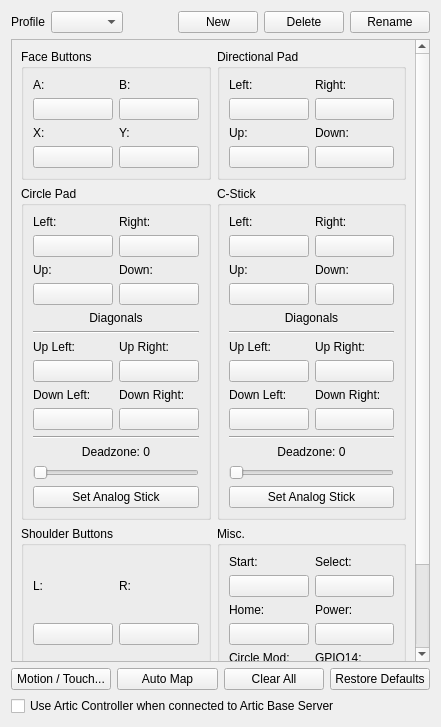
<?xml version="1.0" encoding="UTF-8"?>
<ui version="4.0">
 <class>ConfigureInput</class>
 <widget class="QWidget" name="ConfigureInput">
  <property name="geometry">
   <rect>
    <x>0</x>
    <y>0</y>
    <width>441</width>
    <height>727</height>
   </rect>
  </property>
  <property name="windowTitle">
   <string>ConfigureInput</string>
  </property>
  <layout class="QVBoxLayout" name="rootLayout">
   <item>
    <layout class="QHBoxLayout" name="horizontalLayout_3">
     <item>
      <widget class="QLabel" name="label_5">
       <property name="text">
        <string>Profile</string>
       </property>
      </widget>
     </item>
     <item>
      <widget class="QComboBox" name="profile"/>
     </item>
     <item>
      <spacer name="horizontalSpacer_2">
       <property name="orientation">
        <enum>Qt::Horizontal</enum>
       </property>
       <property name="sizeHint" stdset="0">
        <size>
         <width>40</width>
         <height>20</height>
        </size>
       </property>
      </spacer>
     </item>
     <item>
      <widget class="QPushButton" name="buttonNew">
       <property name="text">
        <string>New</string>
       </property>
      </widget>
     </item>
     <item>
      <widget class="QPushButton" name="buttonDelete">
       <property name="text">
        <string>Delete</string>
       </property>
      </widget>
     </item>
     <item>
      <widget class="QPushButton" name="buttonRename">
       <property name="text">
        <string>Rename</string>
       </property>
      </widget>
     </item>
    </layout>
   </item>
   <item>
    <widget class="QScrollArea" name="scrollArea">
     <property name="widgetResizable">
      <bool>true</bool>
     </property>
     <widget class="QWidget" name="scrollAreaContents">
      <property name="geometry">
       <rect>
        <x>0</x>
        <y>0</y>
        <width>404</width>
        <height>731</height>
       </rect>
      </property>
      <layout class="QVBoxLayout" name="verticalLayout_5">
       <item>
        <layout class="QGridLayout" name="gridLayout_7">
         <item row="2" column="0">
          <widget class="QGroupBox" name="faceButtons_3">
           <property name="title">
            <string>Shoulder Buttons</string>
           </property>
           <property name="flat">
            <bool>false</bool>
           </property>
           <property name="checkable">
            <bool>false</bool>
           </property>
           <layout class="QGridLayout" name="gridLayout_3">
            <item row="1" column="1">
             <layout class="QVBoxLayout" name="verticalLayout_16">
              <item>
               <widget class="QLabel" name="label_18">
                <property name="text">
                 <string>ZR:</string>
                </property>
               </widget>
              </item>
              <item>
               <widget class="QPushButton" name="buttonZR">
                <property name="text">
                 <string/>
                </property>
               </widget>
              </item>
             </layout>
            </item>
            <item row="0" column="0">
             <layout class="QVBoxLayout" name="verticalLayout_13">
              <item>
               <widget class="QLabel" name="label_17">
                <property name="text">
                 <string>L:</string>
                </property>
               </widget>
              </item>
              <item>
               <widget class="QPushButton" name="buttonL">
                <property name="text">
                 <string/>
                </property>
               </widget>
              </item>
             </layout>
            </item>
            <item row="1" column="0">
             <layout class="QVBoxLayout" name="verticalLayout_15">
              <item>
               <widget class="QLabel" name="label_20">
                <property name="text">
                 <string>ZL:</string>
                </property>
               </widget>
              </item>
              <item>
               <widget class="QPushButton" name="buttonZL">
                <property name="text">
                 <string/>
                </property>
               </widget>
              </item>
             </layout>
            </item>
            <item row="0" column="1">
             <layout class="QVBoxLayout" name="verticalLayout_14">
              <item>
               <widget class="QLabel" name="label_19">
                <property name="text">
                 <string>R:</string>
                </property>
               </widget>
              </item>
              <item>
               <widget class="QPushButton" name="buttonR">
                <property name="text">
                 <string/>
                </property>
               </widget>
              </item>
             </layout>
            </item>
           </layout>
          </widget>
         </item>
         <item row="0" column="0">
          <widget class="QGroupBox" name="faceButtons">
           <property name="title">
            <string>Face Buttons</string>
           </property>
           <property name="flat">
            <bool>false</bool>
           </property>
           <property name="checkable">
            <bool>false</bool>
           </property>
           <layout class="QGridLayout" name="gridLayout">
            <item row="1" column="1">
             <layout class="QVBoxLayout" name="verticalLayout_4">
              <item>
               <widget class="QLabel" name="label_4">
                <property name="text">
                 <string>Y:</string>
                </property>
               </widget>
              </item>
              <item>
               <widget class="QPushButton" name="buttonY">
                <property name="text">
                 <string/>
                </property>
               </widget>
              </item>
             </layout>
            </item>
            <item row="1" column="0">
             <layout class="QVBoxLayout" name="verticalLayout_3">
              <item>
               <widget class="QLabel" name="label_3">
                <property name="text">
                 <string>X:</string>
                </property>
               </widget>
              </item>
              <item>
               <widget class="QPushButton" name="buttonX">
                <property name="text">
                 <string/>
                </property>
               </widget>
              </item>
             </layout>
            </item>
            <item row="0" column="1">
             <layout class="QVBoxLayout" name="verticalLayout_2">
              <item>
               <widget class="QLabel" name="label_2">
                <property name="text">
                 <string>B:</string>
                </property>
               </widget>
              </item>
              <item>
               <widget class="QPushButton" name="buttonB">
                <property name="text">
                 <string/>
                </property>
               </widget>
              </item>
             </layout>
            </item>
            <item row="0" column="0">
             <layout class="QVBoxLayout" name="verticalLayout">
              <item>
               <widget class="QLabel" name="label">
                <property name="text">
                 <string>A:</string>
                </property>
               </widget>
              </item>
              <item>
               <widget class="QPushButton" name="buttonA">
                <property name="text">
                 <string/>
                </property>
               </widget>
              </item>
             </layout>
            </item>
           </layout>
          </widget>
         </item>
         <item row="0" column="1">
          <widget class="QGroupBox" name="faceButtons_2">
           <property name="title">
            <string>Directional Pad</string>
           </property>
           <property name="flat">
            <bool>false</bool>
           </property>
           <property name="checkable">
            <bool>false</bool>
           </property>
           <layout class="QGridLayout" name="gridLayout_2">
            <item row="1" column="0">
             <layout class="QVBoxLayout" name="verticalLayout_12">
              <item>
               <widget class="QLabel" name="label_34">
                <property name="text">
                 <string>Up:</string>
                </property>
               </widget>
              </item>
              <item>
               <widget class="QPushButton" name="buttonDpadUp">
                <property name="text">
                 <string/>
                </property>
               </widget>
              </item>
             </layout>
            </item>
            <item row="1" column="1">
             <layout class="QVBoxLayout" name="verticalLayout_9">
              <item>
               <widget class="QLabel" name="label_35">
                <property name="text">
                 <string>Down:</string>
                </property>
               </widget>
              </item>
              <item>
               <widget class="QPushButton" name="buttonDpadDown">
                <property name="text">
                 <string/>
                </property>
               </widget>
              </item>
             </layout>
            </item>
            <item row="0" column="0">
             <layout class="QVBoxLayout" name="verticalLayout_10">
              <item>
               <widget class="QLabel" name="label_32">
                <property name="text">
                 <string>Left:</string>
                </property>
               </widget>
              </item>
              <item>
               <widget class="QPushButton" name="buttonDpadLeft">
                <property name="text">
                 <string/>
                </property>
               </widget>
              </item>
             </layout>
            </item>
            <item row="0" column="1">
             <layout class="QVBoxLayout" name="verticalLayout_11">
              <item>
               <widget class="QLabel" name="label_33">
                <property name="text">
                 <string>Right:</string>
                </property>
               </widget>
              </item>
              <item>
               <widget class="QPushButton" name="buttonDpadRight">
                <property name="text">
                 <string/>
                </property>
               </widget>
              </item>
             </layout>
            </item>
           </layout>
          </widget>
         </item>
         <item row="2" column="1">
          <widget class="QGroupBox" name="faceButtons_6">
           <property name="title">
            <string>Misc.</string>
           </property>
           <property name="flat">
            <bool>false</bool>
           </property>
           <property name="checkable">
            <bool>false</bool>
           </property>
           <layout class="QGridLayout" name="gridLayout_6">
            <item row="0" column="0">
             <layout class="QVBoxLayout" name="verticalLayout_25">
              <item>
               <widget class="QLabel" name="label_29">
                <property name="text">
                 <string>Start:</string>
                </property>
               </widget>
              </item>
              <item>
               <widget class="QPushButton" name="buttonStart">
                <property name="text">
                 <string/>
                </property>
               </widget>
              </item>
             </layout>
            </item>
            <item row="0" column="1">
             <layout class="QVBoxLayout" name="verticalLayout_26">
              <item>
               <widget class="QLabel" name="label_30">
                <property name="text">
                 <string>Select:</string>
                </property>
               </widget>
              </item>
              <item>
               <widget class="QPushButton" name="buttonSelect">
                <property name="text">
                 <string/>
                </property>
               </widget>
              </item>
             </layout>
            </item>
            <item row="1" column="0">
             <layout class="QVBoxLayout" name="verticalLayout_27">
              <item>
               <widget class="QLabel" name="label_31">
                <property name="text">
                 <string>Home:</string>
                </property>
               </widget>
              </item>
              <item>
               <widget class="QPushButton" name="buttonHome">
                <property name="text">
                 <string/>
                </property>
               </widget>
              </item>
             </layout>
            </item>
            <item row="1" column="1">
             <layout class="QVBoxLayout" name="verticalLayout_34">
              <item>
               <widget class="QLabel" name="label_37">
                <property name="text">
                 <string>Power:</string>
                </property>
               </widget>
              </item>
              <item>
               <widget class="QPushButton" name="buttonPower">
                <property name="text">
                 <string/>
                </property>
               </widget>
              </item>
             </layout>
            </item>
            <item row="2" column="0">
             <layout class="QVBoxLayout" name="verticalLayout_28">
              <item>
               <widget class="QLabel" name="label_36">
                <property name="text">
                 <string>Circle Mod:</string>
                </property>
               </widget>
              </item>
              <item>
               <widget class="QPushButton" name="buttonCircleMod">
                <property name="text">
                 <string/>
                </property>
               </widget>
              </item>
             </layout>
            </item>
            <item row="2" column="1">
             <layout class="QVBoxLayout" name="verticalLayout_33">
              <item>
               <widget class="QLabel" name="label_41">
                <property name="text">
                 <string>GPIO14:</string>
                </property>
               </widget>
              </item>
              <item>
               <widget class="QPushButton" name="buttonGpio14">
                <property name="text">
                 <string/>
                </property>
               </widget>
              </item>
             </layout>
            </item>
            <item row="3" column="0">
             <layout class="QVBoxLayout" name="verticalLayout_32">
              <item>
               <widget class="QLabel" name="label_40">
                <property name="text">
                 <string>Debug:</string>
                </property>
               </widget>
              </item>
              <item>
               <widget class="QPushButton" name="buttonDebug">
                <property name="text">
                 <string/>
                </property>
               </widget>
              </item>
             </layout>
            </item>
           </layout>
          </widget>
         </item>
         <item row="1" column="0">
          <widget class="QGroupBox" name="faceButtons_4">
           <property name="title">
            <string>Circle Pad</string>
           </property>
           <property name="flat">
            <bool>false</bool>
           </property>
           <property name="checkable">
            <bool>false</bool>
           </property>
           <layout class="QGridLayout" name="gridLayout_4">
            <item row="11" column="2">
             <widget class="QPushButton" name="buttonCircleUpRight">
              <property name="text">
               <string/>
              </property>
             </widget>
            </item>
            <item row="10" column="1" rowspan="2">
             <layout class="QVBoxLayout" name="verticalLayout_7">
              <item>
               <widget class="QLabel" name="label_6">
                <property name="text">
                 <string>Up Left:</string>
                </property>
               </widget>
              </item>
              <item>
               <widget class="QPushButton" name="buttonCircleUpLeft">
                <property name="toolTip">
                 <string/>
                </property>
                <property name="text">
                 <string/>
                </property>
               </widget>
              </item>
             </layout>
            </item>
            <item row="0" column="1">
             <layout class="QVBoxLayout" name="verticalLayout_17">
              <item>
               <widget class="QLabel" name="label_21">
                <property name="text">
                 <string>Left:</string>
                </property>
               </widget>
              </item>
              <item>
               <widget class="QPushButton" name="buttonCircleLeft">
                <property name="text">
                 <string/>
                </property>
               </widget>
              </item>
             </layout>
            </item>
            <item row="1" column="2">
             <layout class="QVBoxLayout" name="verticalLayout_20">
              <item>
               <widget class="QLabel" name="label_22">
                <property name="text">
                 <string>Down:</string>
                </property>
               </widget>
              </item>
              <item>
               <widget class="QPushButton" name="buttonCircleDown">
                <property name="text">
                 <string/>
                </property>
               </widget>
              </item>
             </layout>
            </item>
            <item row="1" column="1">
             <layout class="QVBoxLayout" name="verticalLayout_19">
              <item>
               <widget class="QLabel" name="label_24">
                <property name="text">
                 <string>Up:</string>
                </property>
               </widget>
              </item>
              <item>
               <widget class="QPushButton" name="buttonCircleUp">
                <property name="text">
                 <string/>
                </property>
               </widget>
              </item>
             </layout>
            </item>
            <item row="20" column="1" colspan="2">
             <layout class="QVBoxLayout" name="sliderCirclePadDeadzoneAndModifierVerticalLayout">
              <item>
               <layout class="QHBoxLayout" name="sliderCirclePadDeadzoneAndModifierHorizontalLayout">
                <property name="sizeConstraint">
                 <enum>QLayout::SetDefaultConstraint</enum>
                </property>
                <item>
                 <widget class="QLabel" name="labelCirclePadDeadzoneAndModifier">
                  <property name="text">
                   <string>Deadzone: 0</string>
                  </property>
                  <property name="alignment">
                   <set>Qt::AlignHCenter</set>
                  </property>
                 </widget>
                </item>
               </layout>
              </item>
              <item>
               <widget class="QSlider" name="sliderCirclePadDeadzoneAndModifier">
                <property name="orientation">
                 <enum>Qt::Horizontal</enum>
                </property>
               </widget>
              </item>
              <item>
               <widget class="QPushButton" name="buttonCircleAnalog">
                <property name="text">
                 <string>Set Analog Stick</string>
                </property>
               </widget>
              </item>
             </layout>
            </item>
            <item row="0" column="2">
             <layout class="QVBoxLayout" name="verticalLayout_18">
              <item>
               <widget class="QLabel" name="label_23">
                <property name="text">
                 <string>Right:</string>
                </property>
               </widget>
              </item>
              <item>
               <widget class="QPushButton" name="buttonCircleRight">
                <property name="text">
                 <string/>
                </property>
               </widget>
              </item>
             </layout>
            </item>
            <item row="10" column="2">
             <layout class="QVBoxLayout" name="verticalLayout_8">
              <item>
               <widget class="QLabel" name="label_7">
                <property name="text">
                 <string>Up Right:</string>
                </property>
               </widget>
              </item>
             </layout>
            </item>
            <item row="4" column="1" colspan="2">
             <layout class="QVBoxLayout" name="verticalLayout_38">
              <property name="sizeConstraint">
               <enum>QLayout::SetDefaultConstraint</enum>
              </property>
              <item>
               <widget class="QLabel" name="label_14">
                <property name="toolTip">
                 <string>&lt;html&gt;&lt;head/&gt;&lt;body&gt;&lt;p&gt;Set a static analog direction as a input. Not reccomended to use actual controller anolog sticks on these presets but they do work.&lt;/p&gt;&lt;/body&gt;&lt;/html&gt;</string>
                </property>
                <property name="layoutDirection">
                 <enum>Qt::LeftToRight</enum>
                </property>
                <property name="text">
                 <string>Diagonals</string>
                </property>
                <property name="alignment">
                 <set>Qt::AlignCenter</set>
                </property>
               </widget>
              </item>
              <item>
               <widget class="Line" name="line">
                <property name="orientation">
                 <enum>Qt::Horizontal</enum>
                </property>
               </widget>
              </item>
             </layout>
            </item>
            <item row="12" column="2">
             <layout class="QVBoxLayout" name="verticalLayout_30">
              <item>
               <widget class="QLabel" name="label_9">
                <property name="text">
                 <string>Down Right:</string>
                </property>
               </widget>
              </item>
              <item>
               <widget class="QPushButton" name="buttonCircleDownRight">
                <property name="text">
                 <string/>
                </property>
               </widget>
              </item>
             </layout>
            </item>
            <item row="12" column="1">
             <layout class="QVBoxLayout" name="verticalLayout_29">
              <item>
               <widget class="QLabel" name="label_8">
                <property name="text">
                 <string>Down Left:</string>
                </property>
               </widget>
              </item>
              <item>
               <widget class="QPushButton" name="buttonCircleDownLeft">
                <property name="text">
                 <string/>
                </property>
               </widget>
              </item>
             </layout>
            </item>
            <item row="14" column="1" colspan="2">
             <widget class="Line" name="line_3">
              <property name="orientation">
               <enum>Qt::Horizontal</enum>
              </property>
             </widget>
            </item>
           </layout>
          </widget>
         </item>
         <item row="1" column="1">
          <widget class="QGroupBox" name="faceButtons_5">
           <property name="title">
            <string>C-Stick</string>
           </property>
           <property name="flat">
            <bool>false</bool>
           </property>
           <property name="checkable">
            <bool>false</bool>
           </property>
           <layout class="QGridLayout" name="gridLayout_5">
            <item row="1" column="1">
             <layout class="QVBoxLayout" name="verticalLayout_24">
              <item>
               <widget class="QLabel" name="label_26">
                <property name="text">
                 <string>Down:</string>
                </property>
               </widget>
              </item>
              <item>
               <widget class="QPushButton" name="buttonCStickDown">
                <property name="text">
                 <string/>
                </property>
               </widget>
              </item>
             </layout>
            </item>
            <item row="0" column="1">
             <layout class="QVBoxLayout" name="verticalLayout_22">
              <item>
               <widget class="QLabel" name="label_27">
                <property name="text">
                 <string>Right:</string>
                </property>
               </widget>
              </item>
              <item>
               <widget class="QPushButton" name="buttonCStickRight">
                <property name="text">
                 <string/>
                </property>
               </widget>
              </item>
             </layout>
            </item>
            <item row="1" column="0">
             <layout class="QVBoxLayout" name="verticalLayout_23">
              <item>
               <widget class="QLabel" name="label_28">
                <property name="text">
                 <string>Up:</string>
                </property>
               </widget>
              </item>
              <item>
               <widget class="QPushButton" name="buttonCStickUp">
                <property name="text">
                 <string/>
                </property>
               </widget>
              </item>
             </layout>
            </item>
            <item row="0" column="0">
             <layout class="QVBoxLayout" name="verticalLayout_21">
              <item>
               <widget class="QLabel" name="label_25">
                <property name="text">
                 <string>Left:</string>
                </property>
               </widget>
              </item>
              <item>
               <widget class="QPushButton" name="buttonCStickLeft">
                <property name="text">
                 <string/>
                </property>
               </widget>
              </item>
             </layout>
            </item>
            <item row="5" column="1">
             <layout class="QVBoxLayout" name="verticalLayout_35">
              <item>
               <widget class="QLabel" name="label_11">
                <property name="text">
                 <string>Up Right:</string>
                </property>
               </widget>
              </item>
              <item>
               <widget class="QPushButton" name="buttonCStickUpRight">
                <property name="text">
                 <string/>
                </property>
               </widget>
              </item>
             </layout>
            </item>
            <item row="6" column="0">
             <layout class="QVBoxLayout" name="verticalLayout_36">
              <item>
               <widget class="QLabel" name="label_12">
                <property name="text">
                 <string>Down Left:</string>
                </property>
               </widget>
              </item>
              <item>
               <widget class="QPushButton" name="buttonCStickDownLeft">
                <property name="text">
                 <string/>
                </property>
               </widget>
              </item>
             </layout>
            </item>
            <item row="6" column="1">
             <layout class="QVBoxLayout" name="verticalLayout_37">
              <item>
               <widget class="QLabel" name="label_13">
                <property name="text">
                 <string>Down Right:</string>
                </property>
               </widget>
              </item>
              <item>
               <widget class="QPushButton" name="buttonCStickDownRight">
                <property name="text">
                 <string/>
                </property>
               </widget>
              </item>
             </layout>
            </item>
            <item row="5" column="0">
             <layout class="QVBoxLayout" name="verticalLayout_31">
              <item>
               <widget class="QLabel" name="label_10">
                <property name="text">
                 <string>Up Left:</string>
                </property>
               </widget>
              </item>
              <item>
               <widget class="QPushButton" name="buttonCStickUpLeft">
                <property name="text">
                 <string/>
                </property>
               </widget>
              </item>
             </layout>
            </item>
            <item row="4" column="0" colspan="2">
             <layout class="QVBoxLayout" name="verticalLayout_39">
              <item>
               <widget class="QLabel" name="label_15">
                <property name="toolTip">
                 <string>&lt;html&gt;&lt;head/&gt;&lt;body&gt;&lt;p&gt;Set a static analog direction as a input. Not reccomended to use actual controller anolog sticks on these presets but they do work.&lt;/p&gt;&lt;/body&gt;&lt;/html&gt;</string>
                </property>
                <property name="text">
                 <string>Diagonals</string>
                </property>
                <property name="alignment">
                 <set>Qt::AlignCenter</set>
                </property>
               </widget>
              </item>
              <item>
               <widget class="Line" name="line_2">
                <property name="orientation">
                 <enum>Qt::Horizontal</enum>
                </property>
               </widget>
              </item>
             </layout>
            </item>
            <item row="9" column="0" colspan="2">
             <layout class="QVBoxLayout" name="sliderCStickDeadzoneAndModifierVerticalLayout">
              <property name="sizeConstraint">
               <enum>QLayout::SetDefaultConstraint</enum>
              </property>
              <item>
               <layout class="QHBoxLayout" name="sliderCStickDeadzoneAndModifierHorizontalLayout">
                <item>
                 <widget class="QLabel" name="labelCStickDeadzoneAndModifier">
                  <property name="text">
                   <string>Deadzone: 0</string>
                  </property>
                  <property name="alignment">
                   <set>Qt::AlignHCenter</set>
                  </property>
                 </widget>
                </item>
               </layout>
              </item>
              <item>
               <widget class="QSlider" name="sliderCStickDeadzoneAndModifier">
                <property name="orientation">
                 <enum>Qt::Horizontal</enum>
                </property>
               </widget>
              </item>
              <item>
               <widget class="QPushButton" name="buttonCStickAnalog">
                <property name="text">
                 <string>Set Analog Stick</string>
                </property>
               </widget>
              </item>
             </layout>
            </item>
            <item row="7" column="0" colspan="2">
             <widget class="Line" name="line_4">
              <property name="orientation">
               <enum>Qt::Horizontal</enum>
              </property>
             </widget>
            </item>
           </layout>
          </widget>
         </item>
        </layout>
       </item>
      </layout>
     </widget>
    </widget>
   </item>
   <item>
    <layout class="QVBoxLayout" name="verticalLayout_6">
     <item>
      <layout class="QHBoxLayout" name="horizontalLayout">
       <item>
        <widget class="QPushButton" name="buttonMotionTouch">
         <property name="sizePolicy">
          <sizepolicy hsizetype="Minimum" vsizetype="Fixed">
           <horstretch>0</horstretch>
           <verstretch>0</verstretch>
          </sizepolicy>
         </property>
         <property name="sizeIncrement">
          <size>
           <width>0</width>
           <height>0</height>
          </size>
         </property>
         <property name="baseSize">
          <size>
           <width>0</width>
           <height>0</height>
          </size>
         </property>
         <property name="layoutDirection">
          <enum>Qt::LeftToRight</enum>
         </property>
         <property name="text">
          <string>Motion / Touch...</string>
         </property>
        </widget>
       </item>
       <item>
        <widget class="QPushButton" name="buttonAutoMap">
         <property name="sizePolicy">
          <sizepolicy hsizetype="Minimum" vsizetype="Fixed">
           <horstretch>0</horstretch>
           <verstretch>0</verstretch>
          </sizepolicy>
         </property>
         <property name="sizeIncrement">
          <size>
           <width>0</width>
           <height>0</height>
          </size>
         </property>
         <property name="baseSize">
          <size>
           <width>0</width>
           <height>0</height>
          </size>
         </property>
         <property name="layoutDirection">
          <enum>Qt::LeftToRight</enum>
         </property>
         <property name="text">
          <string>Auto Map</string>
         </property>
        </widget>
       </item>
       <item>
        <widget class="QPushButton" name="buttonClearAll">
         <property name="sizePolicy">
          <sizepolicy hsizetype="Minimum" vsizetype="Fixed">
           <horstretch>0</horstretch>
           <verstretch>0</verstretch>
          </sizepolicy>
         </property>
         <property name="sizeIncrement">
          <size>
           <width>0</width>
           <height>0</height>
          </size>
         </property>
         <property name="baseSize">
          <size>
           <width>0</width>
           <height>0</height>
          </size>
         </property>
         <property name="layoutDirection">
          <enum>Qt::LeftToRight</enum>
         </property>
         <property name="text">
          <string>Clear All</string>
         </property>
        </widget>
       </item>
       <item>
        <widget class="QPushButton" name="buttonRestoreDefaults">
         <property name="sizePolicy">
          <sizepolicy hsizetype="Minimum" vsizetype="Fixed">
           <horstretch>0</horstretch>
           <verstretch>0</verstretch>
          </sizepolicy>
         </property>
         <property name="sizeIncrement">
          <size>
           <width>0</width>
           <height>0</height>
          </size>
         </property>
         <property name="baseSize">
          <size>
           <width>0</width>
           <height>0</height>
          </size>
         </property>
         <property name="layoutDirection">
          <enum>Qt::LeftToRight</enum>
         </property>
         <property name="text">
          <string>Restore Defaults</string>
         </property>
        </widget>
       </item>
      </layout>
     </item>
     <item>
      <widget class="QCheckBox" name="use_artic_controller">
       <property name="toolTip">
        <string>&lt;html&gt;&lt;head/&gt;&lt;body&gt;&lt;p&gt;Use the controls provided by Artic Base Server when connected to it instead of the configured input device.&lt;/p&gt;&lt;/body&gt;&lt;/html&gt;</string>
       </property>
       <property name="text">
        <string>Use Artic Controller when connected to Artic Base Server</string>
       </property>
      </widget>
     </item>
    </layout>
   </item>
  </layout>
 </widget>
 <tabstops>
  <tabstop>profile</tabstop>
  <tabstop>buttonNew</tabstop>
  <tabstop>buttonDelete</tabstop>
  <tabstop>buttonRename</tabstop>
  <tabstop>buttonA</tabstop>
  <tabstop>buttonB</tabstop>
  <tabstop>buttonX</tabstop>
  <tabstop>buttonY</tabstop>
  <tabstop>buttonDpadLeft</tabstop>
  <tabstop>buttonDpadRight</tabstop>
  <tabstop>buttonDpadUp</tabstop>
  <tabstop>buttonDpadDown</tabstop>
  <tabstop>buttonCircleLeft</tabstop>
  <tabstop>buttonCircleRight</tabstop>
  <tabstop>buttonCircleUp</tabstop>
  <tabstop>buttonCircleDown</tabstop>
  <tabstop>sliderCirclePadDeadzoneAndModifier</tabstop>
  <tabstop>buttonCStickLeft</tabstop>
  <tabstop>buttonCStickRight</tabstop>
  <tabstop>buttonCStickUp</tabstop>
  <tabstop>buttonCStickDown</tabstop>
  <tabstop>sliderCStickDeadzoneAndModifier</tabstop>
  <tabstop>buttonL</tabstop>
  <tabstop>buttonR</tabstop>
  <tabstop>buttonZL</tabstop>
  <tabstop>buttonZR</tabstop>
  <tabstop>buttonStart</tabstop>
  <tabstop>buttonSelect</tabstop>
  <tabstop>buttonHome</tabstop>
  <tabstop>buttonCircleMod</tabstop>
  <tabstop>buttonDebug</tabstop>
  <tabstop>buttonGpio14</tabstop>
  <tabstop>buttonMotionTouch</tabstop>
  <tabstop>buttonAutoMap</tabstop>
  <tabstop>buttonClearAll</tabstop>
  <tabstop>buttonRestoreDefaults</tabstop>
 </tabstops>
 <resources/>
 <connections/>
</ui>
